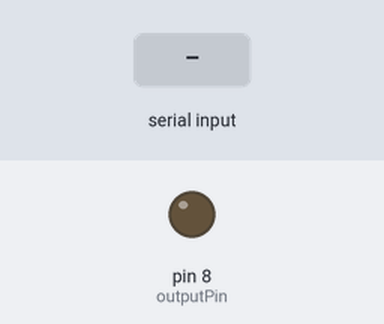
A sketch run on a simulated Arduino Uno, built with avr-gcc and run on an emulated ATmega328P. Shown: output pins drawn as LEDs (lit = HIGH). The inputs (shaded band) are chosen by the test bench.

Above: at 1.2 s.
1.3 s: "T" received over Serial
At 2.5 s:
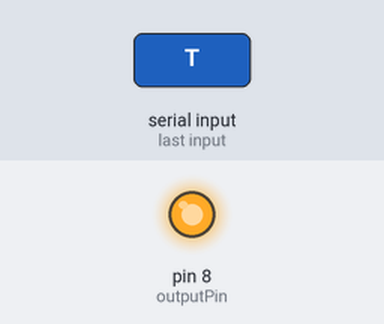
2.8 s: "L" received over Serial
At 3.6 s:
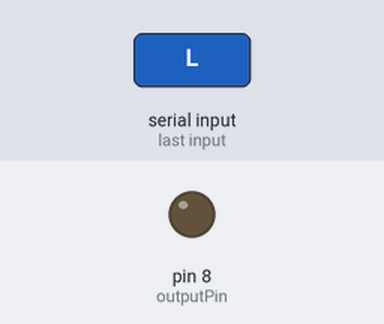
4.3 s: "H" received over Serial
At 4.7 s:
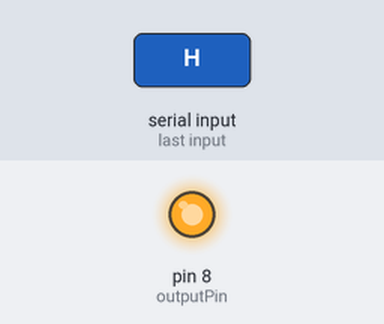
Timing chart, 0 to 7.3 s (numbered marks = the images above; inputs shaded):
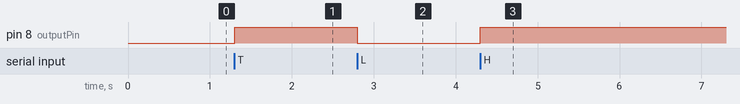

The sketch:

vid_acq_arduino.ino
```cpp
const int outputPin = 8; // The pin number for the digital output
bool pinState = LOW;     // Initial state of the digital output

void setup() {
  pinMode(outputPin, OUTPUT); // Set the pin as an output
  digitalWrite(outputPin, pinState); // Initialize the pin state
  Serial.begin(9600);         // Start the serial communication at 9600 baud rate
}

void loop() {
  if (Serial.available() > 0) {
    char command = Serial.read(); // Read the incoming byte

    if (command == 'T') {
      // Toggle the pin state
      pinState = !pinState;
      digitalWrite(outputPin, pinState);
    } else if (command == 'H') {
      // Set the pin high
      pinState = HIGH;
      digitalWrite(outputPin, pinState);
    } else if (command == 'L') {
      // Set the pin low
      pinState = LOW;
      digitalWrite(outputPin, pinState);
    }
  }
}
```

Measured:
- after the input at 1.3 s, pin 8 (outputPin): LOW → HIGH at once
- after the input at 2.8 s, pin 8 (outputPin): HIGH → LOW at once
- after the input at 4.3 s, pin 8 (outputPin): LOW → HIGH at once
